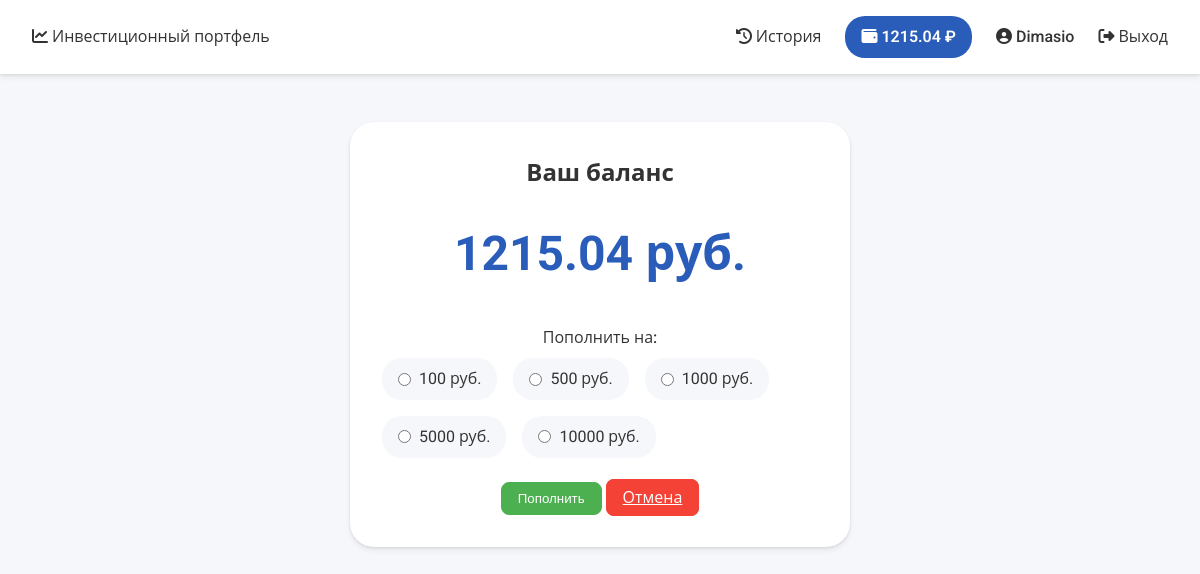
Page /balance (signed in) on the earlier database version.
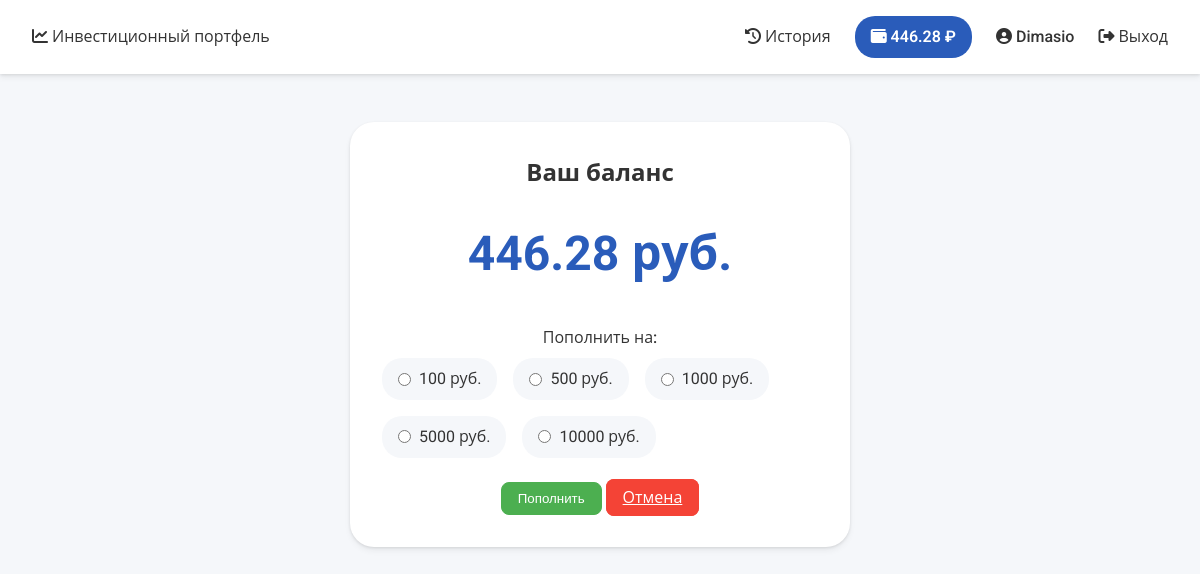
Same page on the later database version.
### MainApp/models.py (models this page shows)
class Profile(models.Model):
    user = models.OneToOneField(User, on_delete=models.CASCADE)
    balance = models.DecimalField(max_digits=10, decimal_places=2, default=0.00)

### MainApp/modules/profile.py (the view)
# urls.py: path('balance', profile.Balance, name='balance'),
def Balance(request):
    profile, _ = Profile.objects.get_or_create(user=request.user)
    if request.method == 'POST':
        if request.POST.get('income'):
            income_decimal = Decimal(request.POST['income'])
            profile.balance += income_decimal
            profile.save()
            return redirect('/')
    return render(request, 'htmls/balance.html', {'balance': profile.balance})

### MainApp/templates/htmls/balance.html (shortened to what this page needs)
{% extends 'htmls/main.html' %}
{% block content %}
<div class="balance-container">
    <h2>Ваш баланс</h2>
    <div class="balance-amount">
        <strong>{{ balance|floatformat:2 }} руб.</strong>
    </div>
    <form method="post">
        <div class="form-group">
            <label class="form-label">Пополнить на:</label>
            <div class="amount-options">
                <label><input type="radio" name="income" value="100" required> 100 руб.</label>
                <label><input type="radio" name="income" value="500"> 500 руб.</label>
                <label><input type="radio" name="income" value="1000"> 1000 руб.</label>
                <label><input type="radio" name="income" value="5000"> 5000 руб.</label>
                <label><input type="radio" name="income" value="10000"> 10000 руб.</label>
            </div>
        </div>
        <button type="submit" class="btn btn-outline-success">Пополнить</button>
        <a href="/" class="btn btn-cancel">Отмена</a>
    </form>
</div>
{% endblock %}

### MainApp/templates/htmls/main.html (shortened to what this page needs)
<!DOCTYPE html>
<html lang="ru">
<head>
    {% load static %}
    <link rel="stylesheet" href="{% static 'css/main.css' %}">
    <link rel="stylesheet" href="https://cdnjs.cloudflare.com/ajax/libs/font-awesome/6.4.0/css/all.min.css">
</head>
<header>
    <div>
        <a href="{% url 'home' %}"><i class="fas fa-chart-line"></i> Инвестиционный портфель</a>
    </div>
    <div>
        <a href="{% url 'history' %}"><i class="fas fa-history"></i> История</a>
        {% if user.is_authenticated %}
            <a href="{% url 'balance' %}"><i class="fas fa-wallet"></i> {{ balance|floatformat:2 }} ₽</a>
            <a href="{% url 'profile' %}"><i class="fas fa-user-circle"></i> {{ user.username }}</a>
            <a href="{% url 'logout' %}"><i class="fas fa-sign-out-alt"></i> Выход</a>
        {% else %}
            <a href="{% url 'signup' %}"><i class="fas fa-user-plus"></i> Регистрация</a>
            <a href="{% url 'login' %}"><i class="fas fa-sign-in-alt"></i> Вход</a>
        {% endif %}
    </div>
</header>
<body>
    <main>
        {% block content %}{% endblock %}
    </main>
</body>
</html>

Differences in the rows shown:
changed Profile: balance "1215.04" → "446.28"
